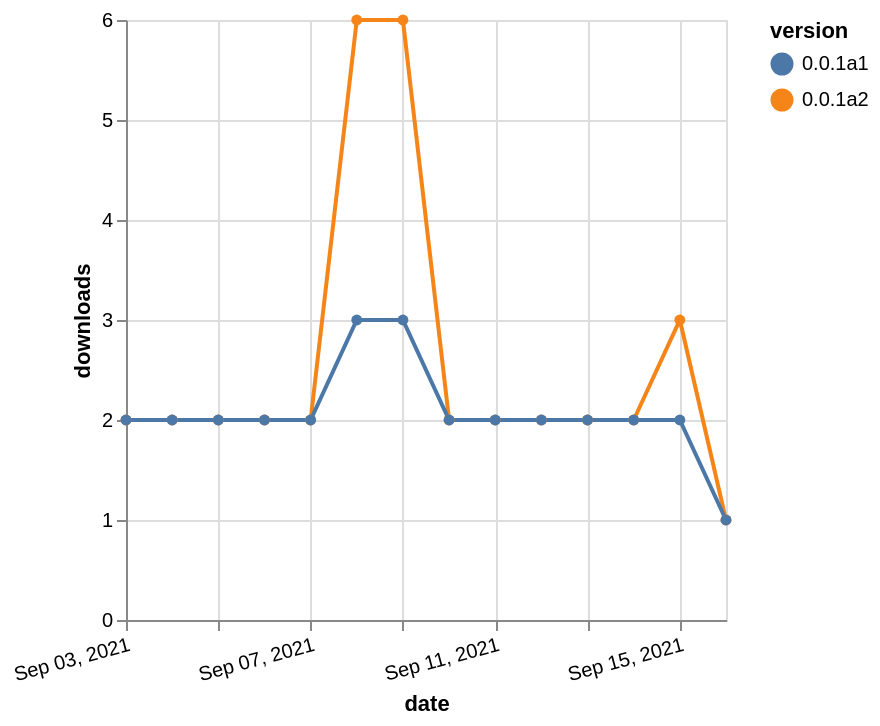

Describe this chart as a Vega-Lite specification.
### Vega-Lite specification from a JSON file in a GitHub repository (floating-point values rounded to 4 significant figures)
{"$schema": "https://vega.github.io/schema/vega-lite/v5.json", "description": "A simple bar chart with embedded data.", "data": {"values": [{"date": "2021-09-03", "total": 2811, "delta": 2, "version": "0.0.1a2"}, {"date": "2021-09-04", "total": 2813, "delta": 2, "version": "0.0.1a2"}, {"date": "2021-09-05", "total": 2815, "delta": 2, "version": "0.0.1a2"}, {"date": "2021-09-06", "total": 2817, "delta": 2, "version": "0.0.1a2"}, {"date": "2021-09-07", "total": 2819, "delta": 2, "version": "0.0.1a2"}, {"date": "2021-09-08", "total": 2825, "delta": 6, "version": "0.0.1a2"}, {"date": "2021-09-09", "total": 2831, "delta": 6, "version": "0.0.1a2"}, {"date": "2021-09-10", "total": 2833, "delta": 2, "version": "0.0.1a2"}, {"date": "2021-09-11", "total": 2835, "delta": 2, "version": "0.0.1a2"}, {"date": "2021-09-12", "total": 2837, "delta": 2, "version": "0.0.1a2"}, {"date": "2021-09-13", "total": 2839, "delta": 2, "version": "0.0.1a2"}, {"date": "2021-09-14", "total": 2841, "delta": 2, "version": "0.0.1a2"}, {"date": "2021-09-15", "total": 2844, "delta": 3, "version": "0.0.1a2"}, {"date": "2021-09-16", "total": 2845, "delta": 1, "version": "0.0.1a2"}, {"date": "2021-09-03", "total": 2525, "delta": 2, "version": "0.0.1a1"}, {"date": "2021-09-04", "total": 2527, "delta": 2, "version": "0.0.1a1"}, {"date": "2021-09-05", "total": 2529, "delta": 2, "version": "0.0.1a1"}, {"date": "2021-09-06", "total": 2531, "delta": 2, "version": "0.0.1a1"}, {"date": "2021-09-07", "total": 2533, "delta": 2, "version": "0.0.1a1"}, {"date": "2021-09-08", "total": 2536, "delta": 3, "version": "0.0.1a1"}, {"date": "2021-09-09", "total": 2539, "delta": 3, "version": "0.0.1a1"}, {"date": "2021-09-10", "total": 2541, "delta": 2, "version": "0.0.1a1"}, {"date": "2021-09-11", "total": 2543, "delta": 2, "version": "0.0.1a1"}, {"date": "2021-09-12", "total": 2545, "delta": 2, "version": "0.0.1a1"}, {"date": "2021-09-13", "total": 2547, "delta": 2, "version": "0.0.1a1"}, {"date": "2021-09-14", "total": 2549, "delta": 2, "version": "0.0.1a1"}, {"date": "2021-09-15", "total": 2551, "delta": 2, "version": "0.0.1a1"}, {"date": "2021-09-16", "total": 2552, "delta": 1, "version": "0.0.1a1"}]}, "width": "container", "mark": {"type": "line", "point": {"filled": true}}, "encoding": {"x": {"field": "date", "type": "temporal", "timeUnit": "yearmonthdate", "title": "date", "axis": {"labelAngle": -15}}, "y": {"field": "delta", "type": "quantitative", "title": "downloads"}, "color": {"field": "version", "type": "nominal"}, "tooltip": {"field": "delta"}}}
